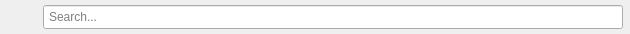
<?xml version="1.0" encoding="UTF-8"?>
<ui version="4.0">
 <class>SearchWidget</class>
 <widget class="QWidget" name="SearchWidget">
  <property name="geometry">
   <rect>
    <x>0</x>
    <y>0</y>
    <width>630</width>
    <height>34</height>
   </rect>
  </property>
  <property name="sizePolicy">
   <sizepolicy hsizetype="MinimumExpanding" vsizetype="Expanding">
    <horstretch>0</horstretch>
    <verstretch>0</verstretch>
   </sizepolicy>
  </property>
  <layout class="QHBoxLayout" name="horizontalLayout">
   <property name="leftMargin">
    <number>3</number>
   </property>
   <property name="topMargin">
    <number>0</number>
   </property>
   <property name="rightMargin">
    <number>7</number>
   </property>
   <property name="bottomMargin">
    <number>0</number>
   </property>
   <item>
    <spacer name="horizontalSpacer">
     <property name="orientation">
      <enum>Qt::Horizontal</enum>
     </property>
     <property name="sizeType">
      <enum>QSizePolicy::Minimum</enum>
     </property>
     <property name="sizeHint" stdset="0">
      <size>
       <width>40</width>
       <height>20</height>
      </size>
     </property>
    </spacer>
   </item>
   <item>
    <widget class="QLineEdit" name="searchEdit">
     <property name="sizePolicy">
      <sizepolicy hsizetype="Expanding" vsizetype="Fixed">
       <horstretch>0</horstretch>
       <verstretch>0</verstretch>
      </sizepolicy>
     </property>
     <property name="minimumSize">
      <size>
       <width>0</width>
       <height>0</height>
      </size>
     </property>
     <property name="styleSheet">
      <string notr="true">padding:3px</string>
     </property>
     <property name="placeholderText">
      <string>Search...</string>
     </property>
     <property name="clearButtonEnabled">
      <bool>false</bool>
     </property>
    </widget>
   </item>
  </layout>
  <action name="searchIcon">
   <property name="text">
    <string>Search</string>
   </property>
  </action>
  <action name="clearIcon">
   <property name="text">
    <string>Clear</string>
   </property>
  </action>
 </widget>
 <tabstops>
  <tabstop>searchEdit</tabstop>
 </tabstops>
 <resources/>
 <connections/>
</ui>
